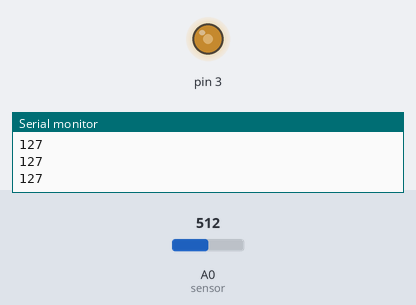
A sketch run on a simulated Arduino Uno, built with avr-gcc and run on an emulated ATmega328P. Shown: output pins drawn as LEDs (lit = HIGH), the last lines printed to the serial monitor. Inputs (shaded band) come from the test bench; at power-on: A0 (sensor) = 512.

Above: at 1.2 s.
1.3 s: A0 (sensor) set to 716
At 1.8 s:
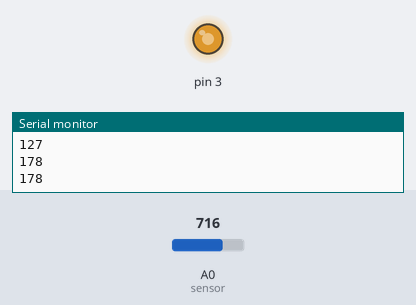
2.9 s: A0 (sensor) set to 900
At 4.2 s:
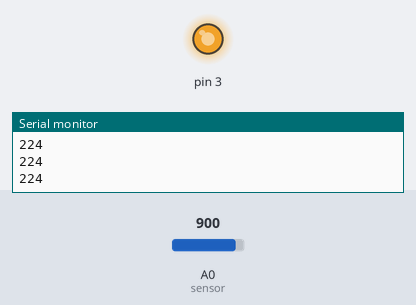
4.5 s: A0 (sensor) set to 122
At 5.6 s:
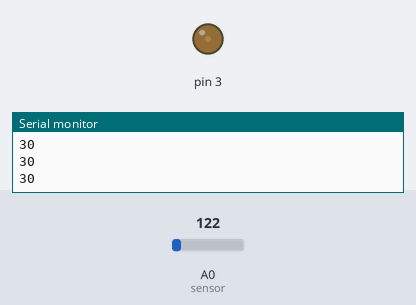
6.1 s: A0 (sensor) set to 0
At 6.9 s:
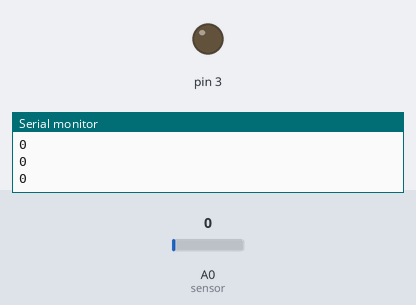
7.7 s: A0 (sensor) set to 511
At 8.3 s:
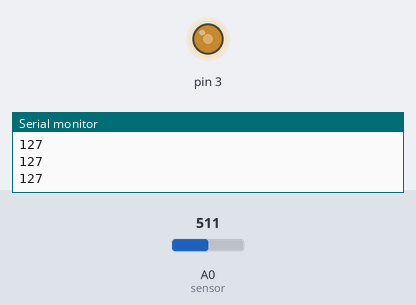
Timing chart, 0 to 10.3 s (numbered marks = the images above; inputs shaded):
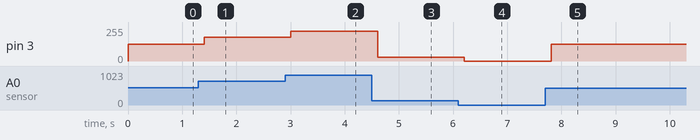

The sketch:

sensor.ino
```cpp
int sensor = A0;
int sensorValue = 0;
void setup() {
  Serial.begin(9600);
}

void loop() {
  sensorValue = analogRead(sensor);
  int bright = map(sensorValue, 0, 1023, 0, 255);
  Serial.println(bright);
  analogWrite(3, bright);
  delay(200);
}
```

Measured:
- after the input at 1.3 s, pin 3: 127/255 → 178/255 after 0.10 s
- after the input at 2.9 s, pin 3: 178/255 → 224/255 after 0.11 s
- after the input at 4.5 s, pin 3: 224/255 → 30/255 after 0.11 s
- after the input at 6.1 s, pin 3: 30/255 → 0/255 after 0.11 s
- after the input at 7.7 s, pin 3: 0/255 → 127/255 after 0.11 s
